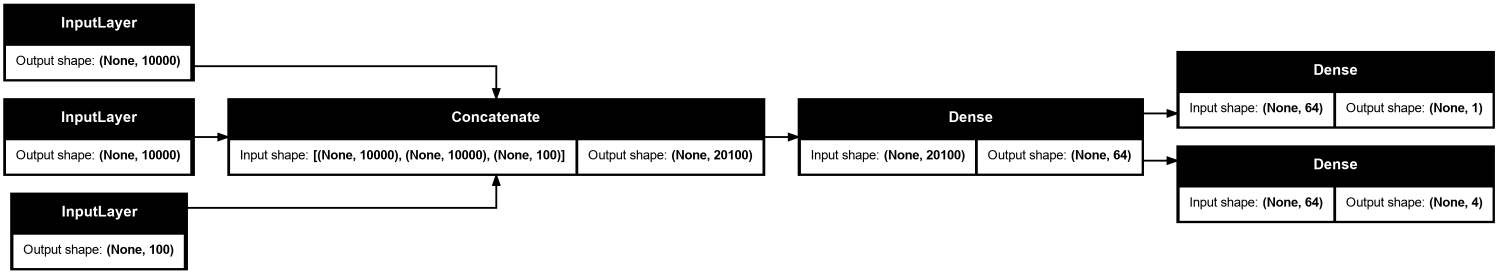
#> input picture notebooks/ch07/ticket_model.png, 4494 x 822 px (shown at 1/3 size)
$ python -i bookfigs.py   (imports and definitions only)
#> lines starting #> are read from the running program, lines starting #| are printed output that depends on the picture
#> further down, picture is the input picture: PIL image 4494x822 RGB; min 0, max 255, mean 192.8
"""Lift a figure straight out of the book PDF.

The book's own diagrams are better than anything worth redrawing by hand, so
where one exists we use it. They are vector art rather than embedded rasters,
which means ``pdfimages`` only yields fragments; the figure has to be cropped
out of a rendered page instead.

How a figure is located, given only "Figure 8.4":

  1. find the page whose text layer contains that caption
  2. read every word box on the page (``pdftotext -bbox-layout``)
  3. the caption's own box is the bottom of the crop
  4. walking up from the caption, the tallest vertical gap between text lines is
     the whitespace above the artwork -- that is the top of the crop
  5. render the page at high DPI and cut that band out, trimming white margins

Usage:

    python3 tools/bookfigs.py --pdf /path/to/book.pdf --list 8
    python3 tools/bookfigs.py --pdf /path/to/book.pdf 8.4 8.12 5.1
    python3 tools/bookfigs.py --pdf /path/to/book.pdf --all-in 5

Output lands in ``figs/book/figure-<n>-<m>.png``. Every figure carries the
book's attribution wherever it is shown; see ``BOOK_CREDIT``.
"""

import argparse
import os
import re
import subprocess
import sys
import xml.etree.ElementTree as ET

HERE = os.path.dirname(os.path.abspath(__file__))
ROOT = os.path.dirname(HERE)
OUT = os.path.join(ROOT, "figs", "book")

BOOK_CREDIT = ("Chollet & Watson, Deep Learning with Python, 3rd ed. "
               "(Manning) — reproduced for classroom use")

DPI = 220
_NS = {"x": "http://www.w3.org/1999/xhtml"}


# [179 lines left out: functions _page_words, find_page, _caption_box, _figure_band, _figure_band_below, _caption_column and 1 more, not called in this run]


def _trim(img, pad=10):
    """Trim uniform white margin, then re-pad a little."""
#> called with pad = 10
    from PIL import Image, ImageChops
    bg = Image.new(img.mode, img.size, (255, 255, 255))
#> bg: PIL image 4494x822 RGB; every value is 255
    diff = ImageChops.difference(img.convert("RGB"), bg.convert("RGB"))
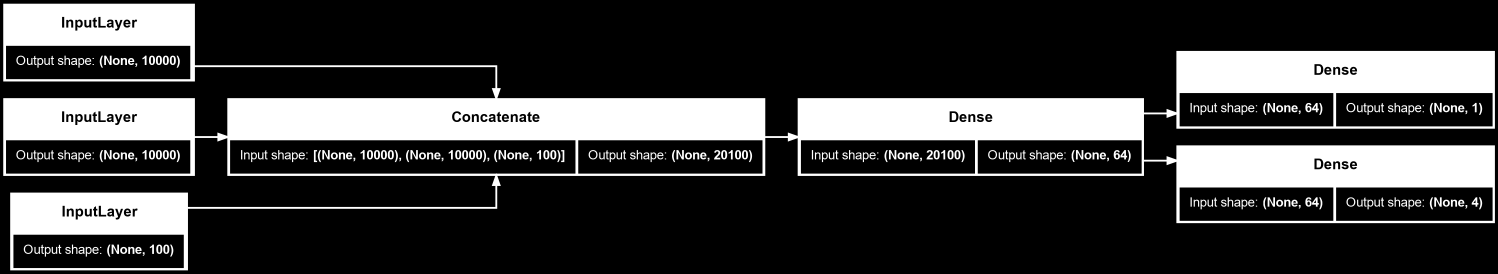
#> diff: PIL image 4494x822 RGB (shown at 1/3 size); min 0, max 255, mean 62.2
    box = diff.getbbox()
#> box = (9, 11, 4485, 812)
    if not box:
        return img
    x0, y0, x1, y1 = box
#> x0 = 9; y0 = 11; x1 = 4485; y1 = 812
    x0, y0 = max(0, x0 - pad), max(0, y0 - pad)
#> x0 = 0; y0 = 1
    x1, y1 = min(img.width, x1 + pad), min(img.height, y1 + pad)
#> x1 = 4494; y1 = 822
    return img.crop((x0, y0, x1, y1))
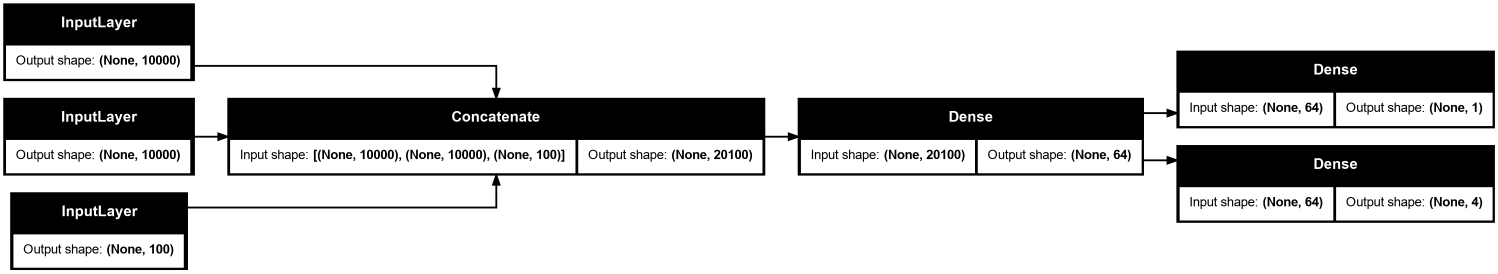
#> returned value: PIL image 4494x821 RGB (shown at 1/3 size); min 0, max 255, mean 192.7


OVERRIDES = os.path.join(os.path.dirname(os.path.abspath(__file__)),
                         "bookfig_overrides.json")


# [121 lines left out: functions _override, extract, list_chapter, main, not called in this run]


# [2 lines not run here, left out]

>>> from PIL import Image
>>> picture = Image.open('../notebooks/ch07/ticket_model.png')
>>> result = _trim(picture)
